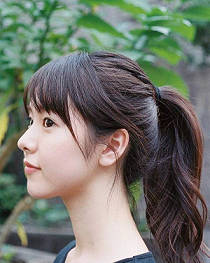
#> input picture Create Picture Using Genetic Algorithm/test.png, 210 x 263 px
$ python main.py
#> lines starting #> are read from the running program, lines starting #| are printed output that depends on the picture; long printed decimals are rounded
import cv2, random, os, sys
import numpy as np
from copy import deepcopy
from skimage.measure import compare_mse
import multiprocessing as mp

img = cv2.imread('test.png')
#> img is the input picture: shape (263, 210, 3); mean B, G, R 107.1, 117.2, 113.7
height, width, channels = img.shape
#> height = 263; width = 210; channels = 3

#パラメータ
initial_Genes_Number = 50
population_Number = 50
probability_Mutation = 0.01
probability_Add = 0.3
probability_Remove = 0.2


min_Radius, max_Radius = 5, 15
gene_Count_Check = 100

#region 遺伝子 Class
class Gene():
  def __init__(self):#遺伝子の性質
    self.radius = random.randint(min_Radius, max_Radius)#円の大きさ
    self.center = np.array([random.randint(0, width), random.randint(0, height)])#円の位置
    self.color = np.array([random.randint(0, 255), random.randint(0, 255), random.randint(0, 255)])#円の色

  #region 突然変異を起こるMethod
  def Mutate(self):
    mutation_Size = max(1, int(round(random.gauss(15, 4)))) / 100 #最低が0.01、 平均が0.15のmutation size、結局 0.85と 1.25の 変化が生じる。
    random_Probability = random.uniform(0, 1)
    if random_Probability < 0.33: #円の半径
      self.radius = np.clip(random.randint(
        int(self.radius * (1 - mutation_Size)),
        int(self.radius * (1 + mutation_Size))),
        1, 100)
    elif random_Probability < 0.66: #円の位置
      self.center = np.array([
        np.clip(random.randint(
          int(self.center[0] * (1 - mutation_Size)),
          int(self.center[0] * (1 + mutation_Size))),
          0, width)
        ,#X
        np.clip(random.randint(
          int(self.center[1] * (1 - mutation_Size)),
          int(self.center[1] * (1 + mutation_Size))),
          0, height)
         #Y
      ])
    else: #円の色
      self.color = np.array([
        np.clip(random.randint(int(self.color[0] * (1 - mutation_Size)),int(self.color[0] * (1 + mutation_Size)))
          ,0, 255) #clip varation
        ,#Blue
        np.clip(random.randint(
          int(self.color[1] * (1 - mutation_Size)),
          int(self.color[1] * (1 + mutation_Size)))
          ,0, 255)#clip varation
        ,#Green
        np.clip(random.randint(
          int(self.color[2] * (1 - mutation_Size)),
          int(self.color[2] * (1 + mutation_Size))),
          0, 255)
         #Red
      ])
  #endregion

#region 遺伝子の世代繁殖 Method
def Compute_Population(g):
  genome = deepcopy(g)

  for gene in random.sample(genome, k=int(len(genome) * probability_Mutation)): #世代の突然変異
      gene.Mutate()

  #遺伝子の再生
  if random.uniform(0, 1) < probability_Add:
    genome.append(Gene())

  #遺伝子の除去
  if len(genome) > 0 and random.uniform(0, 1) < probability_Remove:
    genome.remove(random.choice(genome))

  new_fitness, new_out = Visualize_Genome_Compute_Fitness(genome) #

  return new_fitness, genome, new_out
#endregion


#region 遺伝子を絵描いてFitness計算
def Visualize_Genome_Compute_Fitness(genome):
  out = np.ones((height, width, channels), dtype=np.uint8) * 255 #白画面

  for gene in genome:
    cv2.circle(out, center=(gene.center[0],gene.center[1]), radius=gene.radius, color=(int(gene.color[0]), int(gene.color[1]), int(gene.color[2])), thickness=-1)
  # MSEを検査
  fitness = 255 / compare_mse(img, out)
  return fitness, out
#endregion

#region MAIN
if __name__ == '__main__':
  os.makedirs('result', exist_ok=True) #countごとに保存するフォルダを作成
  p = mp.Pool(mp.cpu_count() - 1) #並列処理

  # 第一遺伝子
  best_Genome = [Gene() for gene in range(initial_Genes_Number)]
  best_Fitness, best_out = Visualize_Genome_Compute_Fitness(best_Genome)
#> after the loop in Visualize_Genome_Compute_Fitness, `for gene in genome:`:
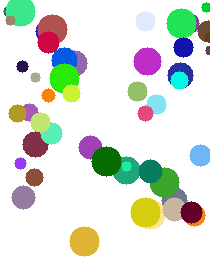
#> out: shape (263, 210, 3); mean of channels 0, 1, 2 215.4, 224.5, 217.8; drawn as B, G, R
#> in Visualize_Genome_Compute_Fitness, `fitness = 255 / compare_mse(img, out)`: fitness = 0.0131
#> best_Fitness = 0.0131

  genome_Number = 0

  while True:
    try:
      results = p.map(Compute_Population, [deepcopy(best_Genome)] * 50)
#> results = 50 items
    except KeyboardInterrupt:
      p.close()
      break

    results.append([best_Fitness, best_Genome, best_out])
    new_fitnesses, new_genomes, new_outs = zip(*results) #deepCopy
#> new_fitnesses = 51 values, max 0.0132 at index 17, min 0.0129 at index 48, mean 0.0131; new_genomes = 51 items; new_outs = 51 items
    best_result = sorted(zip(new_fitnesses, new_genomes, new_outs), key=lambda temp_results: temp_results[0], reverse=True)
#> best_result = 51 items

    best_Fitness, best_Genome, best_out = best_result[0] #fitnessが最高であることに合わせてgenomeとoutを整列
#> best_Fitness = 0.0132; best_Genome = 50 items
    print('Generation #%s, Fitness %s' % (genome_Number, best_Fitness))#世代の結果
#| Generation #0, Fitness 0.01319
    genome_Number += 1

    if genome_Number % gene_Count_Check == 0:# Check イメージ再生
      cv2.imwrite('result/%s.jpg' % genome_Number, best_out)

    cv2.imshow('best out', best_out)# 現在世代のイメージ
    if cv2.waitKey(1) == ord('q'):
#> (key q is pressed here)
     p.close()
     break

  cv2.imshow('best out', best_out)
  cv2.waitKey(0)
#endregion
